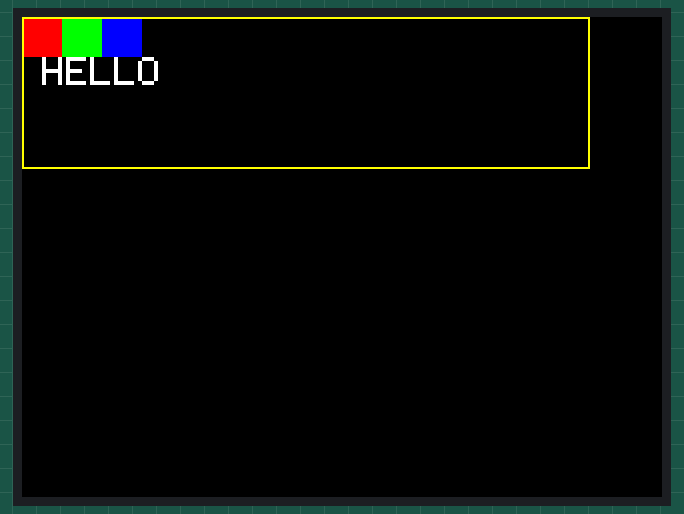
This sketch was run on a simulated ESP32-S3. On the bench: 320×240 colour display. What the sketch prints to the serial monitor is not drawn.

Above: at 0.8 s.

The sketch:

ST7789_display_test.ino
```cpp
/*
  Minimal display test — ST7789 76x284 strip on ESP32-S3-N16R8.
  No SD card, no sprites — just confirms the panel + offset patch work.

  If this crashes too, the problem is in the display init/wiring/patch,
  not the SD/video code. If this runs fine, the crash is downstream
  (SD card, SPI contention, or the frame buffer allocation).
*/

#include <TFT_eSPI.h>

TFT_eSPI tft = TFT_eSPI();

void setup() {
  Serial.begin(115200);
  delay(500);
  Serial.println("Display test starting...");

  tft.init();
  tft.setRotation(1);          // 284x76 landscape — needs the colstart=18/rowstart=82 patch
  tft.fillScreen(TFT_BLACK);

  Serial.println("init + fillScreen done");

  tft.setTextColor(TFT_WHITE, TFT_BLACK);
  tft.setTextSize(2);
  tft.drawString("HELLO", 10, 20);

  tft.fillRect(0, 0, 20, 20, TFT_RED);
  tft.fillRect(20, 0, 20, 20, TFT_GREEN);
  tft.fillRect(40, 0, 20, 20, TFT_BLUE);

  tft.drawRect(0, 0, 284, 76, TFT_YELLOW);   // full-panel border to confirm size/offset

  Serial.println("Test pattern drawn. If colors/position look wrong, it's the colstart/rowstart offset.");
}

void loop() {
  // Nothing here on purpose — static pattern is easiest to inspect
}
```
